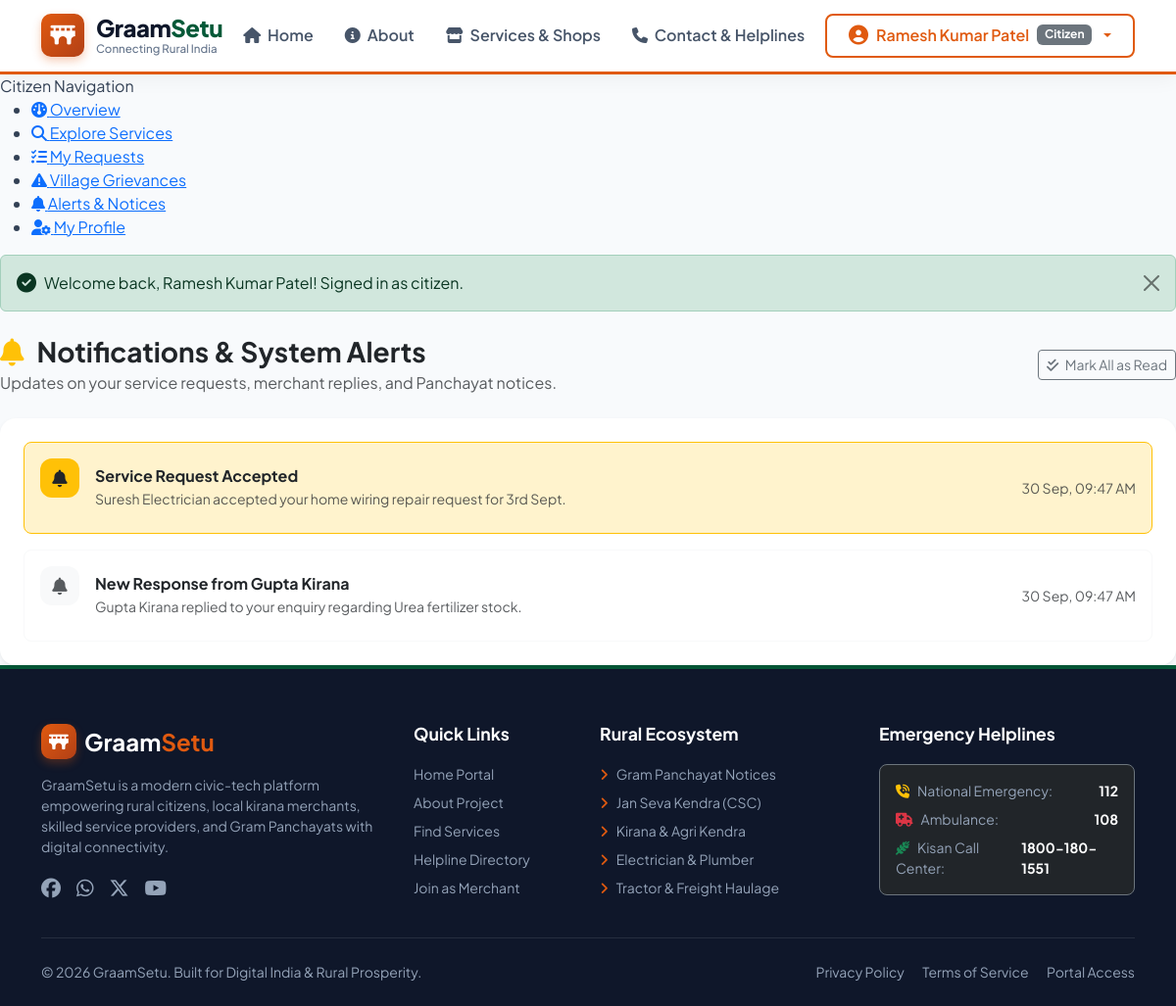
/notifications.php (signed in), run on the app's committed database.
### tables this page shows
CREATE TABLE users (
    id INT AUTO_INCREMENT PRIMARY KEY,
    role_id INT NOT NULL,
    full_name VARCHAR(120) NOT NULL,
    email VARCHAR(150) NOT NULL UNIQUE,
    phone VARCHAR(20) NOT NULL,
    password_hash VARCHAR(255) NOT NULL,
    village_name VARCHAR(100) NOT NULL,
    district VARCHAR(100) NOT NULL DEFAULT 'Sehore',
    state VARCHAR(100) NOT NULL DEFAULT 'Madhya Pradesh',
    pincode VARCHAR(10) NOT NULL DEFAULT '466001',
    status ENUM('active', 'pending', 'suspended') NOT NULL DEFAULT 'active',
    profile_image VARCHAR(255) NULL DEFAULT 'assets/images/default-avatar.png',
    created_at TIMESTAMP DEFAULT CURRENT_TIMESTAMP,
    updated_at TIMESTAMP DEFAULT CURRENT_TIMESTAMP ON UPDATE CURRENT_TIMESTAMP,
    FOREIGN KEY (role_id) REFERENCES roles(id) ON DELETE RESTRICT ON UPDATE CASCADE,
    INDEX idx_user_role (role_id),
    INDEX idx_user_village (village_name),
    INDEX idx_user_status (status)
);

CREATE TABLE roles (
    id INT AUTO_INCREMENT PRIMARY KEY,
    name VARCHAR(50) NOT NULL UNIQUE,
    display_name VARCHAR(100) NOT NULL,
    description VARCHAR(255) NULL,
    created_at TIMESTAMP DEFAULT CURRENT_TIMESTAMP
);

CREATE TABLE notifications (
    id INT AUTO_INCREMENT PRIMARY KEY,
    user_id INT NOT NULL,
    title VARCHAR(150) NOT NULL,
    message TEXT NOT NULL,
    link_url VARCHAR(255) NULL,
    is_read TINYINT(1) DEFAULT 0,
    created_at TIMESTAMP DEFAULT CURRENT_TIMESTAMP,
    FOREIGN KEY (user_id) REFERENCES users(id) ON DELETE CASCADE,
    INDEX idx_notif_user (user_id),
    INDEX idx_notif_read (is_read)
);

### auth.php (called while the page is built, shortened)
<?php
require_once __DIR__ . '/functions.php';
function current_user(): ?array {
    $db = Database::getConnection();
    $stmt = $db->prepare("
        SELECT u.*, r.name AS role_name, r.description AS role_display
        FROM users u
        JOIN roles r ON u.role_id = r.id
        WHERE u.id = :id
    ");
    $stmt->execute([':id' => $_SESSION['user_id']]);
    $user = $stmt->fetch();
    if ($user && $user['status'] === 'active') {
        return $user;
    } else {
        logout_user();
        return null;
    }
}

### notifications.php (the view, shortened to what this page needs)
<?php
require_once __DIR__ . '/../includes/header.php';
require_once __DIR__ . '/../includes/navbar.php';
require_once __DIR__ . '/../includes/auth.php';
$user = current_user();
$db = Database::getConnection();
$stmt = $db->prepare("SELECT * FROM notifications WHERE user_id = :uid ORDER BY created_at DESC");
$stmt->execute([':uid' => $user['id']]);
$notifications = $stmt->fetchAll();
?>
<div class="dashboard-wrapper">
    <div class="dashboard-sidebar">
        <div class="sidebar-heading">Citizen Navigation</div>
        <ul class="sidebar-menu">
            <li class="sidebar-menu-item"><a href="<?= BASE_URL ?>/citizen/dashboard.php" class="sidebar-link"><i class="fa-solid fa-gauge"></i> Overview</a></li>
            <li class="sidebar-menu-item"><a href="<?= BASE_URL ?>/citizen/services.php" class="sidebar-link"><i class="fa-solid fa-magnifying-glass"></i> Explore Services</a></li>
            <li class="sidebar-menu-item"><a href="<?= BASE_URL ?>/citizen/requests.php" class="sidebar-link"><i class="fa-solid fa-list-check"></i> My Requests</a></li>
            <li class="sidebar-menu-item"><a href="<?= BASE_URL ?>/citizen/complaints.php" class="sidebar-link"><i class="fa-solid fa-triangle-exclamation"></i> Village Grievances</a></li>
            <li class="sidebar-menu-item"><a href="<?= BASE_URL ?>/citizen/notifications.php" class="sidebar-link active"><i class="fa-solid fa-bell"></i> Alerts & Notices</a></li>
            <li class="sidebar-menu-item"><a href="<?= BASE_URL ?>/citizen/profile.php" class="sidebar-link"><i class="fa-solid fa-user-gear"></i> My Profile</a></li>
        </ul>
    </div>
    <div class="dashboard-content">
        <?= render_flash_messages() ?>
        <div class="d-flex justify-content-between align-items-center mb-4">
            <div>
                <h3 class="fw-bold text-dark mb-1"><i class="fa-solid fa-bell text-warning me-2"></i> Notifications & System Alerts</h3>
                <p class="text-muted mb-0">Updates on your service requests, merchant replies, and Panchayat notices.</p>
            </div>
            <?php if (!empty($notifications)): ?>
                <a href="<?= BASE_URL ?>/citizen/notifications.php?mark_all_read=1" class="btn btn-outline-secondary btn-sm">
                    <i class="fa-solid fa-check-double me-1"></i> Mark All as Read
                </a>
            <?php endif; ?>
        </div>
        <div class="card border-0 shadow-sm rounded-4 p-4 bg-white">
            <?php if (empty($notifications)): ?>
                <div class="text-center py-5">
                    <i class="fa-solid fa-bell-slash text-muted display-4 mb-3"></i>
                    <h5 class="fw-bold text-dark">No Notifications</h5>
                    <p class="text-muted">You are all caught up!</p>
                </div>
            <?php else: ?>
                <div class="d-flex flex-column gap-3">
                    <?php foreach ($notifications as $n): ?>
                        <div class="p-3 rounded-3 border d-flex justify-content-between align-items-center <?= $n['is_read'] ? 'bg-white border-light' : 'bg-warning-subtle border-warning' ?>">
                            <div class="d-flex align-items-center gap-3">
                                <div class="icon-box <?= $n['is_read'] ? 'bg-light text-muted' : 'bg-warning text-dark' ?>" style="width:40px; height:40px; font-size:1.1rem;">
                                    <i class="fa-solid fa-bell"></i>
                                </div>
                                <div>
                                    <h6 class="fw-bold text-dark mb-1"><?= e($n['title']) ?></h6>
                                    <p class="small text-muted mb-0"><?= e($n['message']) ?></p>
                                </div>
                            </div>
                            <small class="text-muted ms-3 text-nowrap"><?= format_date($n['created_at'], 'd M, h:i A') ?></small>
                        </div>
                    <?php endforeach; ?>
                </div>
            <?php endif; ?>
        </div>
    </div>
</div>
<?php require_once __DIR__ . '/../includes/footer.php'; ?>

### navbar.php (shortened to what this page needs)
<?php
require_once __DIR__ . '/auth.php';
$user = current_user();
$current_page = basename($_SERVER['SCRIPT_NAME']);
?>
<nav class="navbar navbar-expand-lg navbar-graamsetu sticky-top">
    <div class="container">
        <a class="navbar-brand-logo" href="<?= BASE_URL ?>/index.php">
            <div class="logo-badge">
                <i class="fa-solid fa-bridge"></i>
            </div>
            <div>
                <div class="brand-text">Graam<span>Setu</span></div>
                <span class="brand-tagline">Connecting Rural India</span>
            </div>
        </a>
        <div class="collapse navbar-collapse" id="graamsetuNavbar">
            <ul class="navbar-nav mx-auto mb-2 mb-lg-0">
                <li class="nav-item">
                    <a class="nav-link nav-link-gs <?= $current_page === 'index.php' ? 'active' : '' ?>" href="<?= BASE_URL ?>/index.php">
                        <i class="fa-solid fa-house me-1"></i> Home
                    </a>
                </li>
                <li class="nav-item">
                    <a class="nav-link nav-link-gs <?= $current_page === 'about.php' ? 'active' : '' ?>" href="<?= BASE_URL ?>/about.php">
                        <i class="fa-solid fa-circle-info me-1"></i> About
                    </a>
                </li>
                <li class="nav-item">
                    <a class="nav-link nav-link-gs <?= $current_page === 'services.php' ? 'active' : '' ?>" href="<?= BASE_URL ?>/services.php">
                        <i class="fa-solid fa-store me-1"></i> Services & Shops
                    </a>
                </li>
                <li class="nav-item">
                    <a class="nav-link nav-link-gs <?= $current_page === 'contact.php' ? 'active' : '' ?>" href="<?= BASE_URL ?>/contact.php">
                        <i class="fa-solid fa-phone me-1"></i> Contact & Helplines
                    </a>
                </li>
            </ul>
            <div class="d-flex align-items-center gap-2">
                <?php if ($user): ?>
                    <div class="dropdown">
                        <button class="btn btn-outline-gs dropdown-toggle d-flex align-items-center gap-2" type="button" data-bs-toggle="dropdown" aria-expanded="false">
                            <i class="fa-solid fa-user-circle fs-5"></i>
                            <span><?= e($user['full_name']) ?></span>
                            <span class="badge bg-secondary text-capitalize"><?= e($user['role_name']) ?></span>
                        </button>
                    </div>
                <?php endif; ?>
            </div>
        </div>
    </div>
</nav>

### style.css (style rules this page uses)
:root { --gs-primary: #E05A10; --gs-primary-hover: #C54A07; --gs-secondary: #055938; --gs-secondary-hover: #034229; --gs-accent: #B24016; --gs-gold: #F59E0B; --gs-dark: #0F172A; --gs-light: #F8FAFC; --gs-border: #E2E8F0; --gs-card-shadow: 0 10px 25px -5px rgba(15, 23, 42, 0.05), 0 8px 10px -6px rgba(15, 23, 42, 0.03); --gs-font: 'Plus Jakarta Sans', 'Segoe UI', system-ui, -apple-system, sans-serif; }
body { font-family: var(--gs-font); background-color: var(--gs-light); color: #334155; min-height: 100vh; display: flex; flex-direction: column; }
.btn-outline-gs { border: 2px solid var(--gs-primary); color: var(--gs-primary); font-weight: 600; padding: 0.55rem 1.35rem; border-radius: 8px; background: transparent; transition: all 0.2s ease; }
.navbar-graamsetu { background-color: #ffffff; box-shadow: 0 4px 20px rgba(0,0,0,0.05); padding: 0.85rem 0; border-bottom: 3px solid var(--gs-primary); }
.navbar-brand-logo { display: flex; align-items: center; gap: 12px; text-decoration: none; }
.logo-badge { width: 44px; height: 44px; background: linear-gradient(135deg, var(--gs-primary), var(--gs-accent)); color: #fff; border-radius: 10px; display: flex; align-items: center; justify-content: center; font-size: 1.4rem; box-shadow: 0 4px 10px rgba(224, 90, 16, 0.3); }
.brand-text { font-size: 1.5rem; font-weight: 800; color: var(--gs-dark); letter-spacing: -0.5px; line-height: 1.1; }
.brand-text span { color: var(--gs-secondary); }
.brand-tagline { font-size: 0.72rem; color: #64748B; font-weight: 500; display: block; }
.nav-link-gs { font-weight: 600; color: #475569; padding: 0.5rem 1rem !important; border-radius: 6px; transition: all 0.2s ease; }
.icon-box { width: 54px; height: 54px; border-radius: 12px; display: flex; align-items: center; justify-content: center; font-size: 1.5rem; margin-bottom: 1.25rem; }

### data on the page
users: full_name "Ramesh Kumar Patel", role.name "Citizen"
notifications: title "Service Request Accepted", message "Suresh Electrician accepted your home wiring repair request for 3rd Sept.", created_at "30 Sep, 09:47 AM"
notifications: title "New Response from Gupta Kirana", message "Gupta Kirana replied to your enquiry regarding Urea fertilizer stock.", created_at "30 Sep, 09:47 AM"

### other printed values
$message "Welcome back, Ramesh Kumar Patel! Signed in as citizen."
